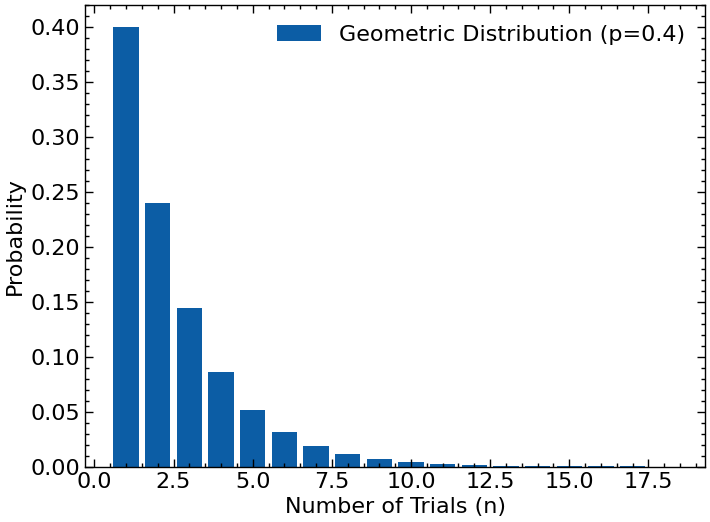

The script that saved this image:
# '''Consider a Bernoulli process with probability of success in each trial being $p$.
# 	\begin{enumerate}[label=(\alph*)]
# 		\item Show that the probability that the first success occurs on the $n$th trial is given by the geometric distribution
# 		      \[
# 			      P_1(n;p) = p\,(1-p)^{n-1}.
# 		      \]
# 		      Verify that this gives a properly normalized set of probabilities, i.e.,
# 		      \[
# 			      \sum_{n=1}^{\infty} P_1(n;p) = 1.
# 		      \]
# 		\item Show that the mean and variance of this distribution are
# 		      \[
# 			      E(r)=\frac{1}{p}, \qquad V(r)=\frac{1-p}{p^2}.
# 		      \]
# 		\item Make a plot of this distribution for $p=0.4$.
# 	\end{enumerate} '''

import numpy as np
import matplotlib.pyplot as plt
import scienceplots

plt.style.use(['science', 'notebook'])

p = 0.4  # probability of success
n = np.arange(1, 19)  # number of trials
P1 = p * (1 - p) ** (n - 1)  # geometric distribution
P1 /= np.sum(P1)  # normalize probabilities

plt.bar(n, P1, label='Geometric Distribution (p=0.4)')
plt.xlabel('Number of Trials (n)')
plt.ylabel('Probability')
plt.legend()



path = 'C:/Users/tobia/Documents/ubc-grad/PHYS509-UBC-TheoryofMeasurements-notes/homework-problems/problem-set-1/'
plt.savefig(f'{path}set1-p13c.png')
plt.show()
